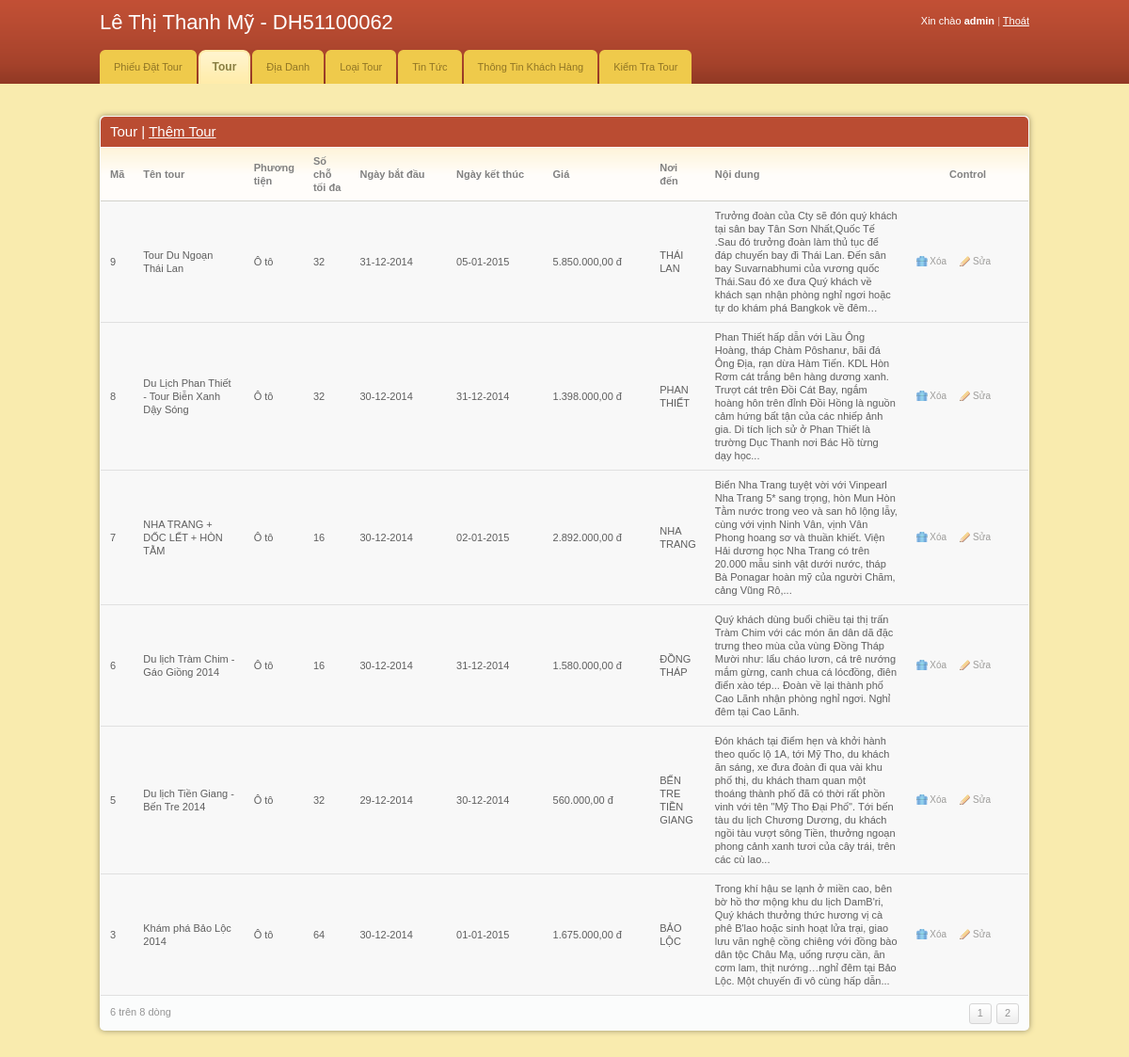
Page /admin/index.php?mod=tour (signed in) on the committed database.
### tables this page shows
CREATE TABLE IF NOT EXISTS `tour` (
  `Ma_tour` int(11) NOT NULL AUTO_INCREMENT,
  `Ten_tour` varchar(128) NOT NULL,
  `Phuong_tien` varchar(64) NOT NULL,
  `Ngay_bat_dau` date NOT NULL,
  `Ngay_ket_thuc` date NOT NULL,
  `Gia` int(16) NOT NULL,
  `Noi_dung` text,
  `Hinh_anh` varchar(256) DEFAULT 'images/default.jpg',
  `Noi_dung2` text,
  `So_cho_toi_da` int(11) NOT NULL DEFAULT '0',
  `AnHien` tinyint(4) NOT NULL DEFAULT '1',
  PRIMARY KEY (`Ma_tour`)
);

CREATE TABLE IF NOT EXISTS `diadanh_tour` (
  `Ma_tour` int(11) NOT NULL,
  `Ma_dia_danh` varchar(16) NOT NULL,
  PRIMARY KEY (`Ma_tour`,`Ma_dia_danh`),
  KEY `Ma_tour` (`Ma_tour`),
  KEY `Ma_dia_danh` (`Ma_dia_danh`)
);

CREATE TABLE IF NOT EXISTS `diadanh` (
  `Ma_dia_danh` varchar(16) NOT NULL,
  `Ten_dia_danh` varchar(128) NOT NULL,
  `Ma_loai_tour` char(16) NOT NULL,
  PRIMARY KEY (`Ma_dia_danh`),
  KEY `Ma_loai_tour` (`Ma_loai_tour`)
);

### classes/db.class.php (called while the page is built, shortened)
<?php
class db{
private $host = HOST;
private $username = USERNAME;
private $password = PASSWORD;
private $database = DATABASE;
private  $dbh = null;
private  $rowCount =0;
public $numPage=1;
function __construct()
{
	try
	{
		$dns ="mysql:host=" . $this->host."; dbname=". $this->database;
		$this->dbh = new PDO($dns,$this->username, $this->password);
		$this->dbh->query("set names 'utf8' ");
	}
	catch(Exception $e)
	{
		echo $e.getMessage();
		exit;
	}
}
function getNumPage()
	{
		return $this->numPage;
	}
function getRowCount()
	{
		return $this->rowCount;
	}
function query($sql)
	{
		$stm= $this->dbh->query($sql);
		$this->rowCount = $stm->rowCount();
		return $stm->fetchAll(PDO::FETCH_ASSOC);
	}
function setNumPage($sql, $arr = null)
{
		$sth = $this->dbh->prepare($sql);
		$sth->execute();
		$row = $sth->fetchAll(PDO::FETCH_ASSOC);
		$this->numPage= ceil( $row[0]["dem"]/PAGE_SIZE_AD);
		return($row[0]["dem"]);
}
function selectWithBindParam($sql, $arr = null)
{
		$sth = $this->dbh->prepare($sql);
		if ($arr!=null)
		{
			$arrKey = array_keys($arr);
			$arrValue = array_values($arr);
			$arrParam = array();
			foreach($arrKey as $v)
			{
				$arrParam[] = ":".$v;
			}
			foreach($arrParam as $k=> $v)
			{
				$sth->bindParam($v, $arrValue[$k]);
			}
		}
		 $sth->execute();
		 $this->rowCount = $sth->rowCount();
		 return $sth->fetchAll(PDO::FETCH_ASSOC);
}
}
?>

### admin/module/tour/index.php (called while the page is built, shortened)
<?php
	$path2 = "module/tour/danhmuc.php";
	include $path2;
?>

### admin/mod.php (called while the page is built, shortened)
<?php
$path ="info/trangchu.php";
	$mod = isset($_GET["mod"])?$_GET["mod"]:"";
	if($mod=="tour")
	{
			$path ="module/tour/index.php";
	}
include $path;
?>

### admin/module/tour/danhmuc.php (the view, shortened to what this page needs)
<?php
	$page = isset($_GET["page"])?$_GET["page"]:1;
						$from = ($page-1) * PAGE_SIZE_AD;
						$result =$obj->query("SELECT * FROM tour ORDER BY Ma_tour DESC LIMIT $from,".PAGE_SIZE_AD);
						$rowCount= $obj->getRowCount();
						$s="";
						$o=$obj->setNumPage("SELECT Count(*) as dem FROM tour");
						$n=$obj->getNumPage();
						if($n>1)
						{
							for($i=1; $i<=$n; $i++)
							{
								$s .="<a href='index.php?mod=tour&page=$i'>$i</a>";
							}
						}
?>
<div class="shell">
    <br />
    <div id="main">
        <div id="content">
            <div class="box">
                <div class="box-head">
                    <h2 class="left">Tour | <a href="index.php?mod=tour&ac=frm_addedit" style="color:#FFF;">Thêm Tour</a></h2>
                </div>
                <div class="table">
                    <table width="100%" border="0" cellspacing="0" cellpadding="0">
                        <tr>
                        	<th>Mã</th>
                            <th width="100px">Tên tour</th>
                            <th>Phương tiện</th>
                            <th width="30px">Số chỗ tối đa</th>
                            <th width="85px">Ngày bắt đầu</th>
                            <th width="85px">Ngày kết thúc</th>
                            <th width="95px">Giá</th>
                            <th>Nơi đến</th>
                            <th width="200px">Nội dung</th>
                            <th width="110px" class="ac">Control</th>
                        </tr>
                        <?php
							foreach($result as $row)
							{
						?>
                        <tr class="odd">
                            <td><?php echo $row["Ma_tour"];?></td>
                            <td><?php echo $row["Ten_tour"];?></td>
                            <td><?php echo $row["Phuong_tien"];?></td>
                            <td><?php echo $row["So_cho_toi_da"];?></td>
                            <td><?php echo $tt->DateToDate_Be($row["Ngay_bat_dau"]);?></td>
                            <td><?php echo $tt->DateToDate_Be($row["Ngay_ket_thuc"]);?></td>
                            <td><?php $tt->DinhDangTien($row["Gia"]);?></td>
                            <td><?php
							$arr=array("Ma_tour"=>$row["Ma_tour"]);
							$result2 =$obj->selectWithBindParam("SELECT * FROM diadanh_tour,diadanh WHERE diadanh.Ma_dia_danh=diadanh_tour.Ma_dia_danh AND Ma_tour=:Ma_tour",$arr);
							if($obj->getRowCount()>0)
								foreach($result2 as $row2)
								{
									echo $row2['Ten_dia_danh'];
									echo"<br>";
								}
							?></td>
                            <td><?php echo $row["Noi_dung"];?></td>
                            <td><a href="index.php?mod=tour&ac=del&Ma_tour=<?php echo $row["Ma_tour"];?>" class="ico del">Xóa</a><a href="index.php?mod=tour&ac=frm_addedit&Ma_tour=<?php echo $row["Ma_tour"];?>" class="ico edit">Sửa</a></td>
                        </tr>
                        <?php
							}
						?>
                    </table>
                    <div class="pagging">
                    	<div class="left"><?php echo $rowCount." trên ".$o." dòng"; ?></div>
                        <div class="right">
                            <?php echo $s;?>
                        </div>
                    </div>
                </div>
            </div>
        </div>
    </div>
</div>

### classes/tinhtoan.class.php (shortened to what this page needs)
<?php
class tinhtoan
{
	function DateToDate_Be($Ngay)
	{
			$t=explode("-",$Ngay);
			$xuat=$t[2]."-".$t[1]."-".$t[0];
			return $xuat;
	}
	function DinhDangTien($money)
	{
		echo number_format($money, 2, ',', '.')." đ";
	}
}
?>

### admin/css/style.css (style rules this page uses)
* { padding:0; margin:0; outline:0; }
body { background:#f9ebae; font-family: Verdana, sans-serif; font-size:11px; line-height:14px; color:#5e5e5e; }
a { color:#ba4c32; text-decoration: underline; cursor:pointer; }
.left, .alignleft { float:left; display:inline; }
.right, .alignright { float:right; display:inline; }
.ac { text-align: center !important; }
h2 { font-size:15px; font-weight: normal; }
.shell { width:988px; margin:0 auto; }
#content { float:left; width:100%; }
.table th { background:#fffdfa url(images/th.gif) repeat-x 0 0; color:#818181; text-align: left; padding:7px 10px; border-bottom:solid 1px #d2d1cb; }
.table td { background:#fbfcfc; border-bottom:solid 1px #e0e0e0; padding:8px 10px; }
.table tr.odd td { background:#f8f8f8; }
.box { background:#fbfcfc; height:100%; padding:1px; margin-bottom:20px; }
.box-head { background:#ba4c32; height:32px; color:#fff; padding: 0 10px; line-height:32px; white-space:nowrap; border-bottom:solid 1px #fff; }
.pagging { height:20px; padding:8px 10px; line-height:19px; color:#949494; }
.pagging a { background:url(images/pagging.gif) repeat-x 0 0; height:20px; float:left; padding:0 8px; border:solid 1px #d5d5d5; text-decoration: none; color:#949494; margin-left:5px; }
a.ico { color:#9d9c9a; font-size:10px; text-decoration: none; padding:0 0 0 14px; background-repeat:no-repeat; background-position:0 0; }
a.del { background-image:url(images/del.gif) }
a.edit { background-image:url(images/edit.gif); margin-left:14px; }
.box { -moz-border-radius:5px; -webkit-border-radius:5px; -moz-box-shadow: 0 0 6px #978f6c; -webkit-box-shadow: 0 0 6px #978f6c; }
.box-head { -moz-border-radius-topleft:5px; -moz-border-radius-topright:5px; -webkit-border-top-left-radius:5px; -webkit-border-top-right-radius:5px; }
.small-field, .button, .pagging a { -moz-border-radius:3px; -webkit-border-radius:3px; }

### rows in the picture
tour: Ma_tour "9", Ten_tour "Tour Du Ngoạn Thái Lan", Phuong_tien "Ô tô", So_cho_toi_da "32", Ngay_bat_dau "31-12-2014", Ngay_ket_thuc "05-01-2015", Gia "5.850.000,00", Noi_dung "Trưởng đoàn của Cty sẽ đón quý khách tại sân bay Tân Sơn Nhất,Quốc Tế .Sau đó trưởng đoàn làm thủ tục để đáp chuyến bay đi Thái Lan. Đến sân bay Suvarnabhumi của vương quốc Thái.Sau đó xe đưa Quý khách về khách sạn nhận phòng nghỉ ngơi hoặc tự do khám phá Bangkok về đêm…"
diadanh_tour: Ma_dia_danh.Ten_dia_danh "THÁI LAN"
tour: Ma_tour "8", Ten_tour "Du Lịch Phan Thiết - Tour Biễn Xanh Dậy Sóng", Phuong_tien "Ô tô", So_cho_toi_da "32", Ngay_bat_dau "30-12-2014", Ngay_ket_thuc "31-12-2014", Gia "1.398.000,00", Noi_dung "Phan Thiết hấp dẫn với Lầu Ông Hoàng, tháp Chàm Pôshanư, bãi đá Ông Địa, rạn dừa Hàm Tiến. KDL Hòn Rơm cát trắng bên hàng dương xanh. Trượt cát trên Đồi Cát Bay, ngắm hoàng hôn trên đỉnh Đồi Hồng là nguồn cảm hứng bất tận của các nhiếp ảnh gia. Di tích lịch sử ở Phan Thiết là trường Dục Thanh nơi Bác Hồ từng dạy học..."
diadanh_tour: Ma_dia_danh.Ten_dia_danh "PHAN THIẾT"
tour: Ma_tour "7", Ten_tour "NHA TRANG + DỐC LẾT + HÒN TẰM", Phuong_tien "Ô tô", So_cho_toi_da "16", Ngay_bat_dau "30-12-2014", Ngay_ket_thuc "02-01-2015", Gia "2.892.000,00", Noi_dung "Biển Nha Trang tuyệt vời với Vinpearl Nha Trang 5* sang trọng, hòn Mun Hòn Tằm nước trong veo và san hô lộng lẫy, cùng với vịnh Ninh Vân, vịnh Vân Phong hoang sơ và thuần khiết. Viện Hải dương học Nha Trang có trên 20.000 mẫu sinh vật dưới nước, tháp Bà Ponagar hoàn mỹ của người Chăm, cảng Vũng Rô,..."
diadanh_tour: Ma_dia_danh.Ten_dia_danh "NHA TRANG"
tour: Ma_tour "6", Ten_tour "Du lịch Tràm Chim - Gáo Giồng 2014", Phuong_tien "Ô tô", So_cho_toi_da "16", Ngay_bat_dau "30-12-2014", Ngay_ket_thuc "31-12-2014", Gia "1.580.000,00", Noi_dung "Quý khách dùng buổi chiều tại thị trấn Tràm Chim với các món ăn dân dã đặc trưng theo mùa của vùng Đồng Tháp Mười như: lẩu cháo lươn, cá trê nướng mắm gừng, canh chua cá lócđồng, điên điển xào tép... Đoàn về lại thành phố Cao Lãnh nhận phòng nghỉ ngơi. Nghỉ đêm tại Cao Lãnh."
diadanh_tour: Ma_dia_danh.Ten_dia_danh "ĐỒNG THÁP"
tour: Ma_tour "5", Ten_tour "Du lịch Tiền Giang - Bến Tre 2014", Phuong_tien "Ô tô", So_cho_toi_da "32", Ngay_bat_dau "29-12-2014", Ngay_ket_thuc "30-12-2014", Gia "560.000,00", Noi_dung "Đón khách tại điểm hẹn và khởi hành theo quốc lộ 1A, tới Mỹ Tho, du khách ăn sáng, xe đưa đoàn đi qua vài khu phố thị, du khách tham quan một thoáng thành phố đã có thời rất phồn vinh với tên \"Mỹ Tho Đại Phố\". Tới bến tàu du lịch Chương Dương, du khách ngồi tàu vượt sông Tiền, thưởng ngoạn phong cảnh xanh tươi của cây trái, trên các cù lao..."
diadanh_tour: Ma_dia_danh.Ten_dia_danh "BẾN TRE"
diadanh_tour: Ma_dia_danh.Ten_dia_danh "TIỀN GIANG"
tour: Ma_tour "3", Ten_tour "Khám phá Bảo Lộc 2014", Phuong_tien "Ô tô", So_cho_toi_da "64", Ngay_bat_dau "30-12-2014", Ngay_ket_thuc "01-01-2015", Gia "1.675.000,00", Noi_dung "Trong khí hậu se lạnh ở miền cao, bên bờ hồ thơ mộng khu du lịch DamB'ri, Quý khách thưởng thức hương vị cà phê B'lao hoặc sinh hoạt lửa trại, giao lưu văn nghệ cồng chiêng với đồng bào dân tộc Châu Mạ, uống rượu cần, ăn cơm lam, thịt nướng…nghỉ đêm tại Bảo Lộc. Một chuyến đi vô cùng hấp dẫn..."
diadanh_tour: Ma_dia_danh.Ten_dia_danh "BẢO LỘC"

### other values in the picture
$admin->getUserName() "admin"
$rowCount "6"
$o "8"
